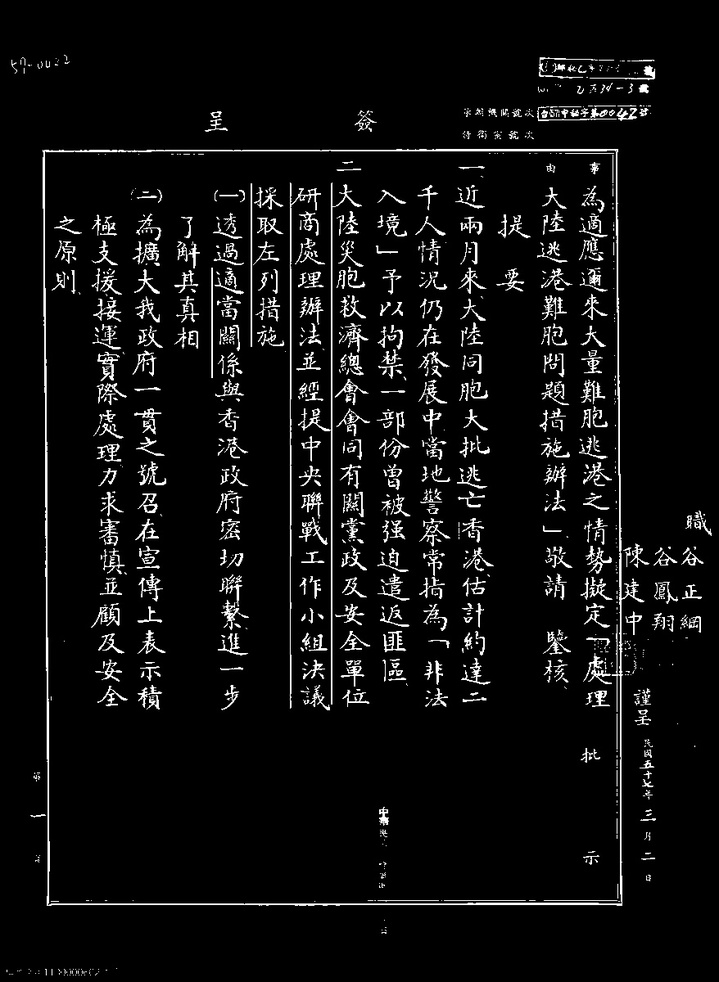
#> input picture 57_03_02-2(copy).jpeg, 719 x 982 px, shrunk from 878 x 1200 before the run
$ jupyter execute --allow-errors testmmocr+tesseract.ipynb
#> lines starting #> are read from the running program, lines starting #| are printed output that depends on the picture
[cell 1]
from PIL import Image
import pytesseract
import cv2

# 迴圈讀圖
img = Image.open('./57_03_02-2(copy).jpeg')
#> img is the input picture: PIL image 719x982 L; min 0, max 255, mean 14.6

# 用cv2轉成灰階
img = cv2.imread('./tests/slices/57_03_02-2.jpeg')
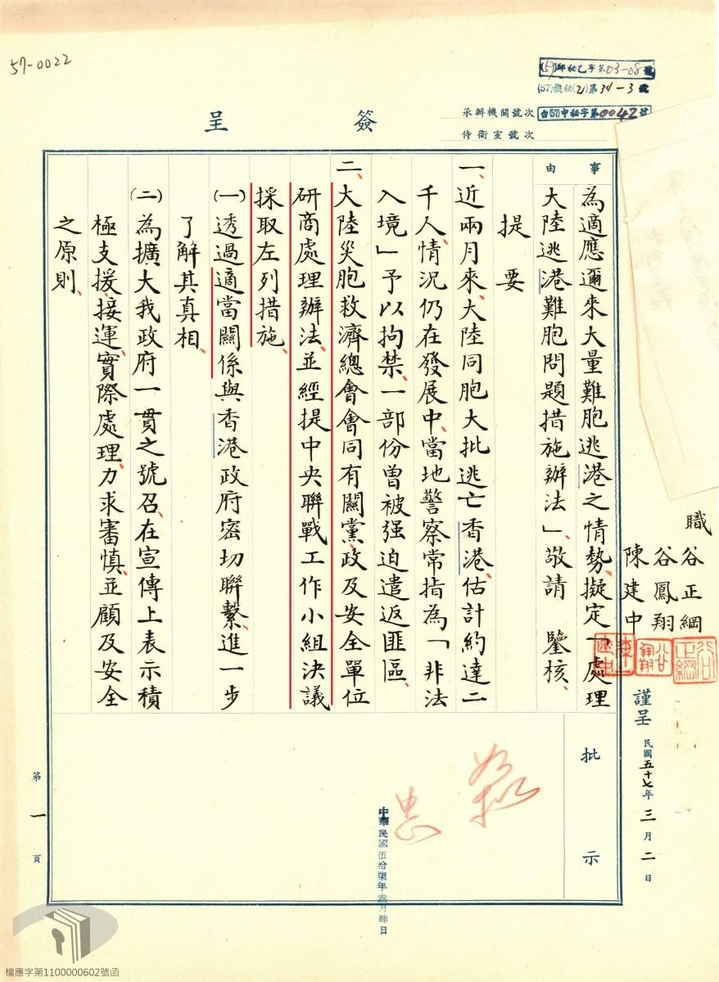
#> input picture tests/slices/57_03_02-2.jpeg, 719 x 982 px, shrunk from 878 x 1200 before the run
#> img is the input picture: shape (982, 719, 3); mean B, G, R 208, 236.1, 238.3
img_gray = cv2.cvtColor(img, cv2.COLOR_BGR2GRAY); # 轉換前，都先將圖片轉換成灰階色彩
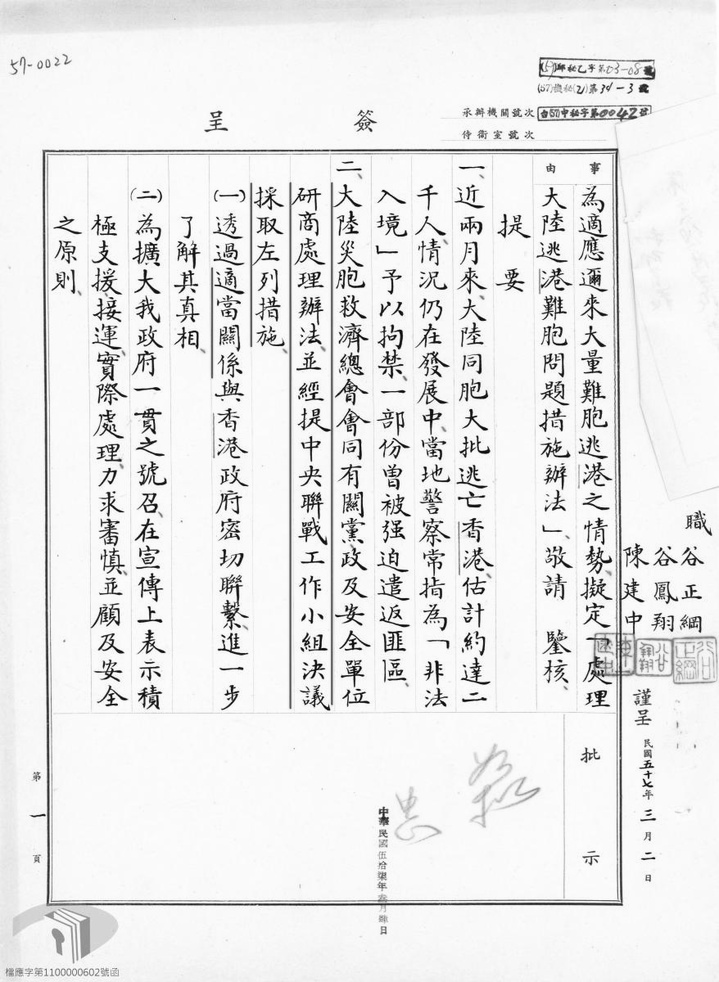
#> img_gray: shape (982, 719); min 1, max 255, mean 233.5
ret, output = cv2.threshold(img_gray, 127, 255, cv2.THRESH_BINARY_INV) # 如果大於 127 就等於 0，反之等於 255。
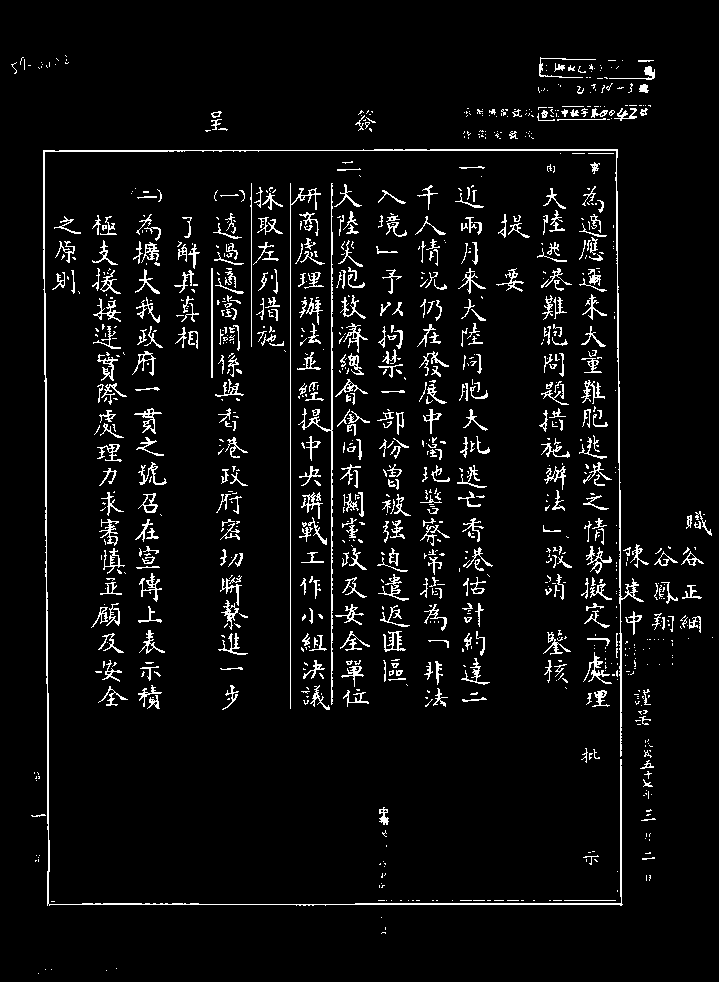
#> output: shape (982, 719); 5.3% white in thin lines or dots

# 秀出來確認一下之後另存
cv2.imshow('2', output)
cv2.imwrite('./57_03_02-2(copy).jpeg', output)
# cv2.destroyAllWindows()


# 開始辨識字
#> (the rest of this cell did not finish here and is left out)
